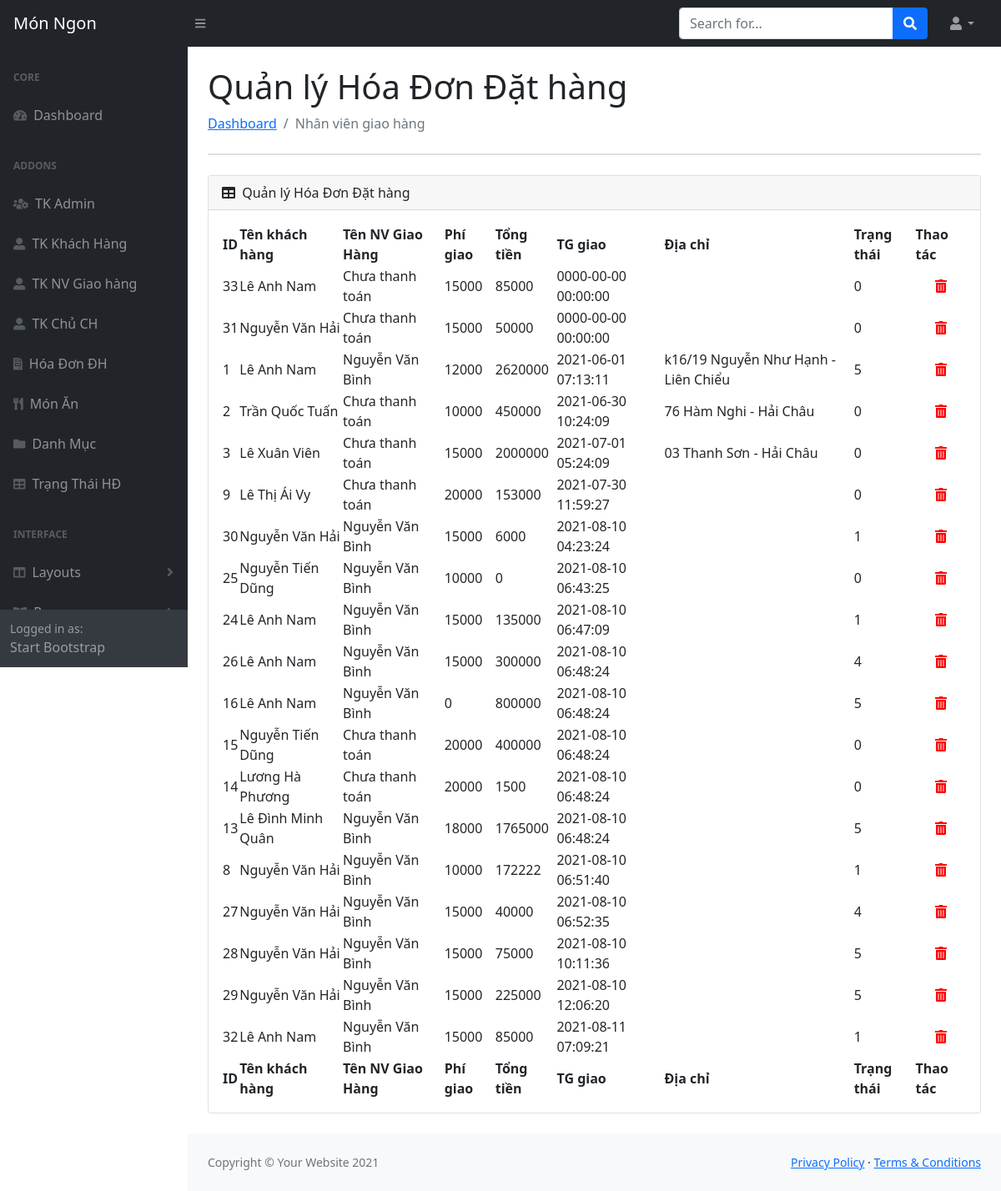
/public/admin/hoa-don (signed in), run on the app's committed database.
### tables this page shows
CREATE TABLE `hoadondathang` (
  `IDHoaDon` int(11) NOT NULL,
  `IDKhackHang` int(11) NOT NULL,
  `IDNVGH` int(11) DEFAULT NULL,
  `TGGiaoHang` datetime NOT NULL,
  `TGNhanHang` datetime NOT NULL,
  `PhiGiaoHang` bigint(20) NOT NULL,
  `TongTien` bigint(20) NOT NULL,
  `DiaChiGiaoHang` varchar(100) NOT NULL,
  `IDTrangThai` int(11) NOT NULL,
  `SDTN` bigint(20) NOT NULL,
  `EmailN` varchar(100) NOT NULL
);

### App/Controllers/AdHoaDonController.php (called while the page is built, shortened)
<?php
class AdHoaDonController extends AdBaseController
{
    public function indexAction()
    {
        $getListHoaDon = hoaDonModel::getAll();
        View::render('Admin/index.php', ['page' => 'hoaDon', 'listHoaDon' => $getListHoaDon] );
    }
}

### public/index.php (called while the page is built, shortened)
<?php
$router = new Core\Router();
$router->add('/DoAn1/public/', ['controller' => 'Home', 'action' => 'index']);
$router->add('/DoAn1/public/Home', ['controller' => 'Home', 'action' => 'home']);
$router->add('/DoAn1/public/ds-cua-hang', ['controller' => 'CuahangController', 'action' => 'index']);
$router->add('/DoAn1/public/cua-hang/{idmon:\d+}', ['controller' => 'CuahangController', 'action' => 'monAnOfCuaHang']);
$router->add('/DoAn1/public/cua-hang/by/{idcuahang:\d+}', ['controller' => 'CuahangController', 'action' => 'MonAnByIdCuaHang']);
$router->add('/DoAn1/public/mon-an', ['controller' => 'MonAnController', 'action' => 'index']);
$router->add('/DoAn1/public/mon-an/{id:\d+}', ['controller' => 'MonAnController', 'action' => 'index']);
$router->add('/DoAn1/public/mon-an-loai', ['controller' => 'MonAnController', 'action' => 'LoaiMon']);
$router->add('/DoAn1/public/mon-an-loai/{idcate:\d+}', ['controller' => 'MonAnController', 'action' => 'LoaiMon']);
$router->add('/DoAn1/public/mon-an-loai/{idcate:\d+}/{id:\d+}', ['controller' => 'MonAnController', 'action' => 'LoaiMon']);
$router->add('/DoAn1/public/dang-nhap', ['controller' => 'LoginController', 'action' => 'index']);
$router->add('/DoAn1/public/dang-xuat', ['controller' => 'LoginController', 'action' => 'logout']);
$router->add('/DoAn1/public/dang-ky', ['controller' => 'RegisterController', 'action' => 'index']);
$router->add('/DoAn1/public/checkUNKH', ['controller' => 'RegisterController', 'action' => 'checkUsserName']);
$router->add('/DoAn1/public/them-gio-hang', ['controller' => 'DatHangController', 'action' => 'index']);
$router->add('/DoAn1/public/gio-hang', ['controller' => 'DatHangController', 'action' => 'GioHang']);
$router->add('/DoAn1/public/chi-tiet-don-hang', ['controller' => 'DatHangController', 'action' => 'ChiTietDonHang']);
$router->add('/DoAn1/public/chi-tiet-don-hang/{iddh:\d+}', ['controller' => 'DatHangController', 'action' => 'ChiTietDonHang']);
$router->add('/DoAn1/public/cch-chi-tiet-don-hang/{iddh:\d+}', ['controller' => 'CCHQuanLyMonAnController', 'action' => 'ChiTietDonHang']);
$router->add('/DoAn1/public/deleteItemCart', ['controller' => 'DatHangController', 'action' => 'DeleteItemCart']);
$router->add('/DoAn1/public/checkKhacCuaHang', ['controller' => 'DatHangController', 'action' => 'checkKhacCuaHang']);
$router->add('/DoAn1/public/thanh-toan', ['controller' => 'CheckoutController', 'action' => 'index']);
$router->add('/DoAn1/public/hoa-don', ['controller' => 'DatHangController', 'action' => 'DonHang']);
$router->add('/DoAn1/public/hoa-don/{idhd:\d+}', ['controller' => 'DatHangController', 'action' => 'capNhatHoaDon']);
$router->add('/DoAn1/public/dang-nhap-cch', ['controller' => 'CCHLoginController', 'action' => 'index']);
$router->add('/DoAn1/public/ql-mon-an', ['controller' => 'CCHQuanLyMonAnController', 'action' => 'index']);
$router->add('/DoAn1/public/delete-mon-an/{idmon:\d+}', ['controller' => 'CCHQuanLyMonAnController', 'action' => 'DeleteMon']);
$router->add('/DoAn1/public/don-hang-cua-cua-hang', ['controller' => 'CCHQuanLyMonAnController', 'action' => 'DonHangCuaCuaHang']);
$router->add('/DoAn1/public/ud-status', ['controller' => 'CCHQuanLyMonAnController', 'action' => 'UdStatus']);
$router->add('/DoAn1/public/dang-xuat-cch', ['controller' => 'CCHLoginController', 'action' => 'logout']);
$router->add('/DoAn1/public/Admin', ['controller' => 'AdminController', 'action' => 'index']);
$router->add('/DoAn1/public/Admin/accAdmin', ['controller' => 'AdminController', 'action' => 'accAdmin']);
$router->add('/DoAn1/public/Admin/insertAdmin', ['controller' => 'AdminController', 'action' => 'insertAdmin']);
$router->add('/DoAn1/public/Admin/updateAdmin', ['controller' => 'AdminController', 'action' => 'updateAdmin']);
$router->add('/DoAn1/public/Admin/checkUsername', ['controller' => 'AdminController', 'action' => 'checkUsername']);
$router->add('/DoAn1/public/Admin/deleteAdmin', ['controller' => 'AdminController', 'action' => 'deleteAdmin']);
$router->add('/DoAn1/public/Admin/monan', ['controller' => 'AdMonAnController', 'action' => 'index']);
$router->add('/DoAn1/public/admin/them-MonAn', ['controller' => 'AdMonAnController', 'action' => 'insertMonAn']);
$router->add('/DoAn1/public/admin/thung-rac', ['controller' => 'AdMonAnController', 'action' => 'trashMonAn']);
$router->add('/DoAn1/public/admin/deleteMonAn', ['controller' => 'AdMonAnController', 'action' => 'deleteMonAn']);
$router->add('/DoAn1/public/admin/RestoreMonAn', ['controller' => 'AdMonAnController', 'action' => 'RestoreMonAn']);
$router->add('/DoAn1/public/admin/permanentlyDelete', ['controller' => 'AdMonAnController', 'action' => 'permanentlyDelete']);
$router->add('/DoAn1/public/Admin/danh-muc', ['controller' => 'AdDanhMucController', 'action' => 'index']);
$router->add('/DoAn1/public/Admin/trang-thai', ['controller' => 'AdTrangThaiController', 'action' => 'index']);
$router->add('/DoAn1/public/Admin/taikhoan-khachhang', ['controller' => 'AdKhachHangController', 'action' => 'index']);
$router->add('/DoAn1/public/Admin/taikhoan-cuahang', ['controller' => 'AdChuCuaHangController', 'action' => 'index']);
$router->add('/DoAn1/public/Admin/nhan-vien-gh', ['controller' => 'AdNVGiaoHangController', 'action' => 'index']);
$router->add('/DoAn1/public/Admin/hoa-don', ['controller' => 'AdHoaDonController', 'action' => 'index']);
$router->add('/DoAn1/public/Admin/chitiet-hoadon', ['controller' => 'AdTrangThaiController', 'action' => 'index']);
$router->add('/DoAn1/public/Admin/login', ['controller' => 'AdLoginController', 'action' => 'index']);
$router->add('/DoAn1/public/Admin/logout', ['controller' => 'AdLoginController', 'action' => 'logout']);
$router->dispatch($_SERVER['REQUEST_URI']);

### App/Models/hoaDonModel.php (called while the page is built, shortened)
<?php
class hoaDonModel extends \Core\Model
{
    public static function getAll()
    {
        $db = static::getDb();
        $stmt = $db->query("SELECT * FROM hoadondathang as hd
                            INNER JOIN (SELECT nvgiaohang.IDNVGH, nvgiaohang.TenNV FROM nvgiaohang ) nvgh ON nvgh.IDNVGH=hd.IDNVGH
                            INNER JOIN (SELECT khachhang.IDKhachHang, khachhang.TenKH, khachhang.SDT,khachhang.DiaChi FROM khachhang ) kh ON kh.IDKhachHang = hd.IDKhackHang
                            ORDER BY hd.TGGiaoHang");
        return $stmt->fetchAll(PDO::FETCH_ASSOC);
    }
}

### App/Views/Admin/adminDetail/hoaDon.php (the view, shortened to what this page needs)
<main>
    <div class="container-fluid px-4">
        <h1 class="mt-4">Quản lý Hóa Đơn Đặt hàng</h1>
        <ol class="breadcrumb mb-4">
            <li class="breadcrumb-item"><a href="/DoAn1/public/Admin/">Dashboard</a></li>
            <li class="breadcrumb-item active">Nhân viên giao hàng</li>
        </ol>
        <div class="card mb-4">
        </div>
        <div class="card mb-4">
            <div class="card-header">
                <div>
                    <i class="fas fa-table me-1"></i>
                    Quản lý Hóa Đơn Đặt hàng
                </div>
            </div>
            <div class="card-body">
                <table id="datatablesSimple">
                    <thead>
                        <tr>
                        <th>ID</th>
                            <th>Tên khách hàng</th>
                            <th>Tên NV Giao Hàng</th>
                            <th>Phí giao</th>
                            <th>Tổng tiền</th>
                            <th>TG giao</th>
                            <th>Địa chỉ</th>
                            <th>Trạng thái</th>
                            <th>Thao tác</th>
                        </tr>
                    </thead>
                    <tfoot>
                        <tr>
                            <th>ID</th>
                            <th>Tên khách hàng</th>
                            <th>Tên NV Giao Hàng</th>
                            <th>Phí giao</th>
                            <th>Tổng tiền</th>
                            <th>TG giao</th>
                            <th>Địa chỉ</th>
                            <th>Trạng thái</th>
                            <th>Thao tác</th>
                        </tr>
                    </tfoot>
                    <tbody>
                        <?php foreach ($args['listHoaDon'] as $key => $value) { ?>
                            <tr id = "row_<?php echo $value['IDHoaDon']; ?>">
                                <td><?php echo $value['IDHoaDon']; ?></td>
                                <td ><?php echo $value['TenKH']; ?></td>
                                <td><?php echo $value['TenNV']; ?></td>
                                <td ><?php echo $value['PhiGiaoHang']; ?></td>
                                <td><?php echo $value['TongTien']; ?></td>
                                <td ><?php echo $value['TGGiaoHang']; ?></td>
                                <td><?php echo $value['DiaChiGiaoHang']; ?></td>
                                <td ><?php echo $value['IDTrangThai']; ?></td>
                                <td class="actions">
                                    <a class="bt-delete-red" onclick="deleteHoaDon(<?php echo $value['IDHoaDon']; ?>)" title="Xóa"><i class="fas fa-trash-alt"></i></a>
                                </td>
                            </tr>
                        <?php } ?>
                    </tbody>
                </table>
            </div>
        </div>
    </div>
</main>

### data on the page
hoadondathang: IDHoaDon "33", TenKH "Lê Anh Nam", TenNV "Chưa thanh toán", PhiGiaoHang "15000", TongTien "85000", TGGiaoHang "0000-00-00 00:00:00", IDTrangThai "0"
hoadondathang: IDHoaDon "31", TenKH "Nguyễn Văn Hải", TenNV "Chưa thanh toán", PhiGiaoHang "15000", TongTien "50000", TGGiaoHang "0000-00-00 00:00:00", IDTrangThai "0"
hoadondathang: IDHoaDon "1", TenKH "Lê Anh Nam", TenNV "Nguyễn Văn Bình", PhiGiaoHang "12000", TongTien "2620000", TGGiaoHang "2021-06-01 07:13:11", DiaChiGiaoHang "k16/19 Nguyễn Như Hạnh - Liên Chiểu", IDTrangThai "5"
hoadondathang: IDHoaDon "2", TenKH "Trần Quốc Tuấn", TenNV "Chưa thanh toán", PhiGiaoHang "10000", TongTien "450000", TGGiaoHang "2021-06-30 10:24:09", DiaChiGiaoHang "76 Hàm Nghi - Hải Châu", IDTrangThai "0"
hoadondathang: IDHoaDon "3", TenKH "Lê Xuân Viên", TenNV "Chưa thanh toán", PhiGiaoHang "15000", TongTien "2000000", TGGiaoHang "2021-07-01 05:24:09", DiaChiGiaoHang "03 Thanh Sơn - Hải Châu", IDTrangThai "0"
hoadondathang: IDHoaDon "9", TenKH "Lê Thị Ái Vy", TenNV "Chưa thanh toán", PhiGiaoHang "20000", TongTien "153000", TGGiaoHang "2021-07-30 11:59:27", IDTrangThai "0"
hoadondathang: IDHoaDon "30", TenKH "Nguyễn Văn Hải", TenNV "Nguyễn Văn Bình", PhiGiaoHang "15000", TongTien "6000", TGGiaoHang "2021-08-10 04:23:24", IDTrangThai "1"
hoadondathang: IDHoaDon "25", TenKH "Nguyễn Tiến Dũng", TenNV "Nguyễn Văn Bình", PhiGiaoHang "10000", TongTien "0", TGGiaoHang "2021-08-10 06:43:25", IDTrangThai "0"
hoadondathang: IDHoaDon "24", TenKH "Lê Anh Nam", TenNV "Nguyễn Văn Bình", PhiGiaoHang "15000", TongTien "135000", TGGiaoHang "2021-08-10 06:47:09", IDTrangThai "1"
hoadondathang: IDHoaDon "26", TenKH "Lê Anh Nam", TenNV "Nguyễn Văn Bình", PhiGiaoHang "15000", TongTien "300000", TGGiaoHang "2021-08-10 06:48:24", IDTrangThai "4"
hoadondathang: IDHoaDon "16", TenKH "Lê Anh Nam", TenNV "Nguyễn Văn Bình", PhiGiaoHang "0", TongTien "800000", TGGiaoHang "2021-08-10 06:48:24", IDTrangThai "5"
hoadondathang: IDHoaDon "15", TenKH "Nguyễn Tiến Dũng", TenNV "Chưa thanh toán", PhiGiaoHang "20000", TongTien "400000", TGGiaoHang "2021-08-10 06:48:24", IDTrangThai "0"
hoadondathang: IDHoaDon "14", TenKH "Lương Hà Phương", TenNV "Chưa thanh toán", PhiGiaoHang "20000", TongTien "1500", TGGiaoHang "2021-08-10 06:48:24", IDTrangThai "0"
hoadondathang: IDHoaDon "13", TenKH "Lê Đình Minh Quân", TenNV "Nguyễn Văn Bình", PhiGiaoHang "18000", TongTien "1765000", TGGiaoHang "2021-08-10 06:48:24", IDTrangThai "5"
hoadondathang: IDHoaDon "8", TenKH "Nguyễn Văn Hải", TenNV "Nguyễn Văn Bình", PhiGiaoHang "10000", TongTien "172222", TGGiaoHang "2021-08-10 06:51:40", IDTrangThai "1"
hoadondathang: IDHoaDon "27", TenKH "Nguyễn Văn Hải", TenNV "Nguyễn Văn Bình", PhiGiaoHang "15000", TongTien "40000", TGGiaoHang "2021-08-10 06:52:35", IDTrangThai "4"
hoadondathang: IDHoaDon "28", TenKH "Nguyễn Văn Hải", TenNV "Nguyễn Văn Bình", PhiGiaoHang "15000", TongTien "75000", TGGiaoHang "2021-08-10 10:11:36", IDTrangThai "5"
hoadondathang: IDHoaDon "29", TenKH "Nguyễn Văn Hải", TenNV "Nguyễn Văn Bình", PhiGiaoHang "15000", TongTien "225000", TGGiaoHang "2021-08-10 12:06:20", IDTrangThai "5"
hoadondathang: IDHoaDon "32", TenKH "Lê Anh Nam", TenNV "Nguyễn Văn Bình", PhiGiaoHang "15000", TongTien "85000", TGGiaoHang "2021-08-11 07:09:21", IDTrangThai "1"
